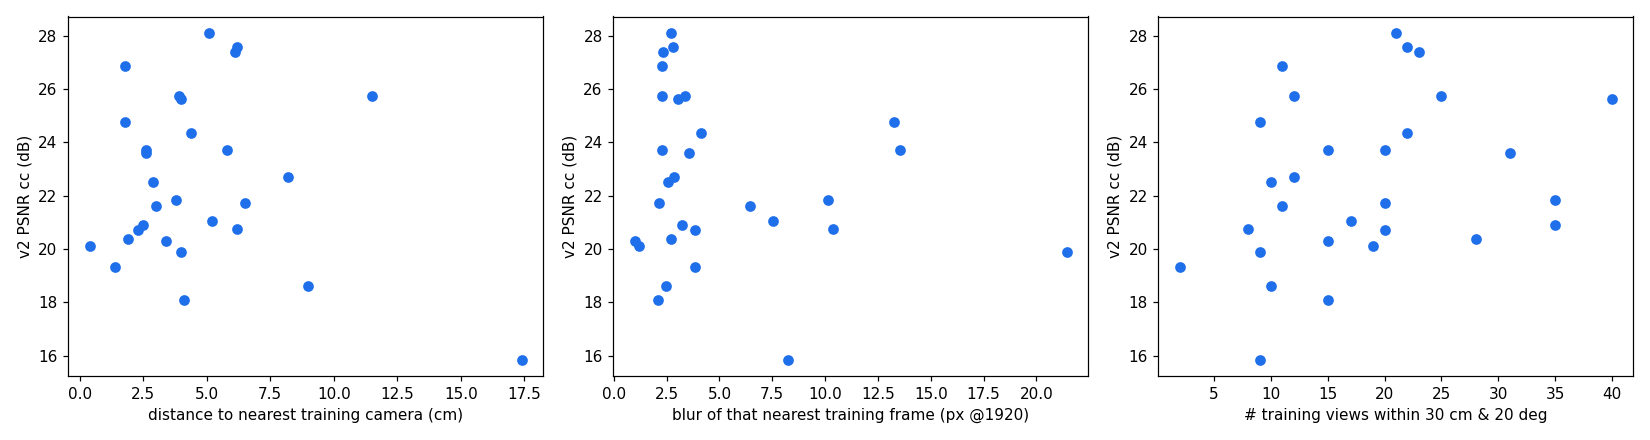

Here is the Python script that generated this plot:
"""(3) Per-eval-view error vs distance/angle to the nearest training camera, vs the eval photo's
own blur, and vs how many training views see it. All poses from the raw odometry (one ARKit world).
Writes per_view.json and per_view.png."""
import csv, json
from pathlib import Path
import numpy as np
from scipy.stats import spearmanr
import matplotlib; matplotlib.use("Agg"); import matplotlib.pyplot as plt
HERE = Path(__file__).resolve().parent; R = HERE.parents[1]
REC = Path.home() / "LiteReality-scans/stray_atrium_raw/901a305fdf"
od = list(csv.DictReader(open(REC / "odometry.csv"), skipinitialspace=True))
xyz = np.array([[float(r[k]) for k in ("x", "y", "z")] for r in od])
def qm(q):
    x, y, z, w = q
    return np.array([[1-2*(y*y+z*z), 2*(x*y-z*w), 2*(x*z+y*w)], [2*(x*y+z*w), 1-2*(x*x+z*z), 2*(y*z-x*w)], [2*(x*z-y*w), 2*(y*z+x*w), 1-2*(x*x+y*y)]])
Rs = np.array([qm([float(r[k]) for k in ("qx", "qy", "qz", "qw")]) for r in od])
fwd = Rs[:, :, 2]  # OpenCV camera z (looking direction) in world
z = np.load(HERE / "blur_arrays.npz"); Lest = z["Lest"]; rel = z["rel"]
def train_rows(scan):
    return np.array([json.loads(j.read_text())["stray"]["video_frame"] for j in sorted((Path.home() / "LiteReality-scans" / scan).glob("frame_*.json"))])
sets = {"q600": train_rows("stray_atrium_q600"), "q206": train_rows("stray_atrium_q206")}
variants = {"v0": "q206", "v1": "q600", "v2": "q600", "v3": "q600"}
out = {}
rows_all = []
for v, s in variants.items():
    sc = json.loads((R / f"stray_quality/{v}_scores.json").read_text())["per_view"]
    tr = sets[s]
    for r in sc:
        e = r["row"]
        d = np.linalg.norm(xyz[tr] - xyz[e], axis=1)
        ang = np.degrees(np.arccos(np.clip(fwd[tr] @ fwd[e], -1, 1)))
        k = np.argmin(d / 0.05 + ang / 5)
        n_near = int(((d < 0.30) & (ang < 20)).sum())
        rows_all.append({"variant": v, "row": e, "psnr_cc": r["psnr_cc"], "lpips": r["lpips"], "ssim": r["ssim"],
                         "nearest_cm": round(float(d.min() * 100), 1), "nearest_ang_deg": round(float(ang.min()), 1),
                         "best_combo_cm": round(float(d[k] * 100), 1), "best_combo_deg": round(float(ang[k]), 1),
                         "n_train_within_30cm_20deg": n_near, "eval_photo_blur_px1920": round(float(Lest[e]), 2),
                         "nearest_train_blur_px1920": round(float(Lest[tr[k]]), 2)})
for v in variants:
    rr = [x for x in rows_all if x["variant"] == v]
    def c(a, b): return round(float(spearmanr([x[a] for x in rr], [x[b] for x in rr]).correlation), 3)
    out[v] = {"spearman": {f"{m} vs {f}": c(m, f) for m in ("psnr_cc", "lpips") for f in ("best_combo_cm", "best_combo_deg", "nearest_cm", "n_train_within_30cm_20deg", "eval_photo_blur_px1920", "nearest_train_blur_px1920")}}
v2 = [x for x in rows_all if x["variant"] == "v2"]
# simple linear fit psnr_cc ~ a + b*blur_train + c*dist
X = np.array([[1, x["nearest_train_blur_px1920"], x["best_combo_cm"], x["eval_photo_blur_px1920"]] for x in v2]); y = np.array([x["psnr_cc"] for x in v2])
coef, *_ = np.linalg.lstsq(X, y, rcond=None)
out["v2_linear_fit_psnr_cc"] = {"intercept": round(coef[0], 2), "per_px_nearest_train_blur": round(coef[1], 3), "per_cm_to_nearest_train": round(coef[2], 3), "per_px_eval_photo_blur": round(coef[3], 3),
                                "r2": round(1 - np.sum((y - X @ coef) ** 2) / np.sum((y - y.mean()) ** 2), 3)}
out["v2_rows"] = v2
(HERE / "per_view.json").write_text(json.dumps(out, indent=1))
print(json.dumps({k: v for k, v in out.items() if k != "v2_rows"}, indent=1))
for x in sorted(v2, key=lambda x: x["psnr_cc"]): print(x)
fig, ax = plt.subplots(1, 3, figsize=(15, 4))
for a, f, lab in zip(ax, ("best_combo_cm", "nearest_train_blur_px1920", "n_train_within_30cm_20deg"), ("distance to nearest training camera (cm)", "blur of that nearest training frame (px @1920)", "# training views within 30 cm & 20 deg")):
    a.scatter([x[f] for x in v2], [x["psnr_cc"] for x in v2], color="#1f6feb"); a.set_xlabel(lab); a.set_ylabel("v2 PSNR cc (dB)")
fig.tight_layout(); fig.savefig(HERE / "per_view.png", dpi=110)
